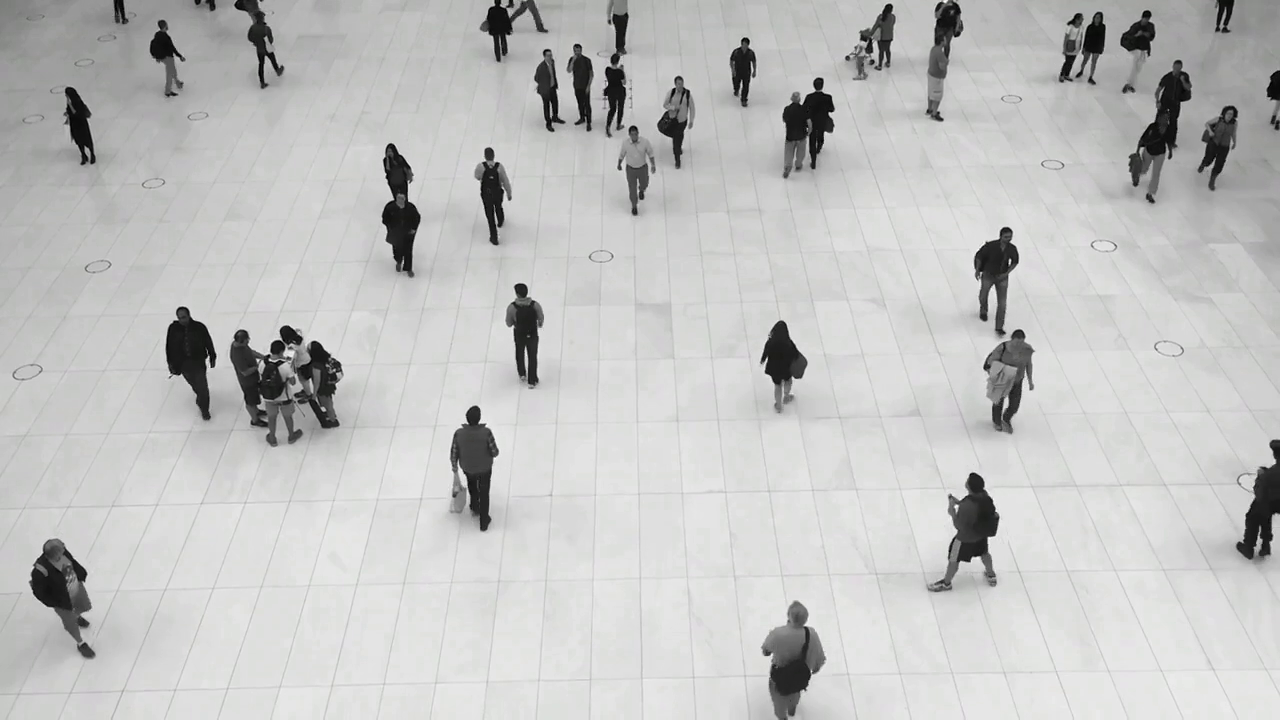
#> input picture frame 7 of walk.mp4, 1280 x 720 px
$ python optical_flow.py
#> lines starting #> are read from the running program, lines starting #| are printed output that depends on the picture
#> further down, frame1 is the input picture: shape (720, 1280, 3); mean B, G, R 193.2, 193.9, 193.6
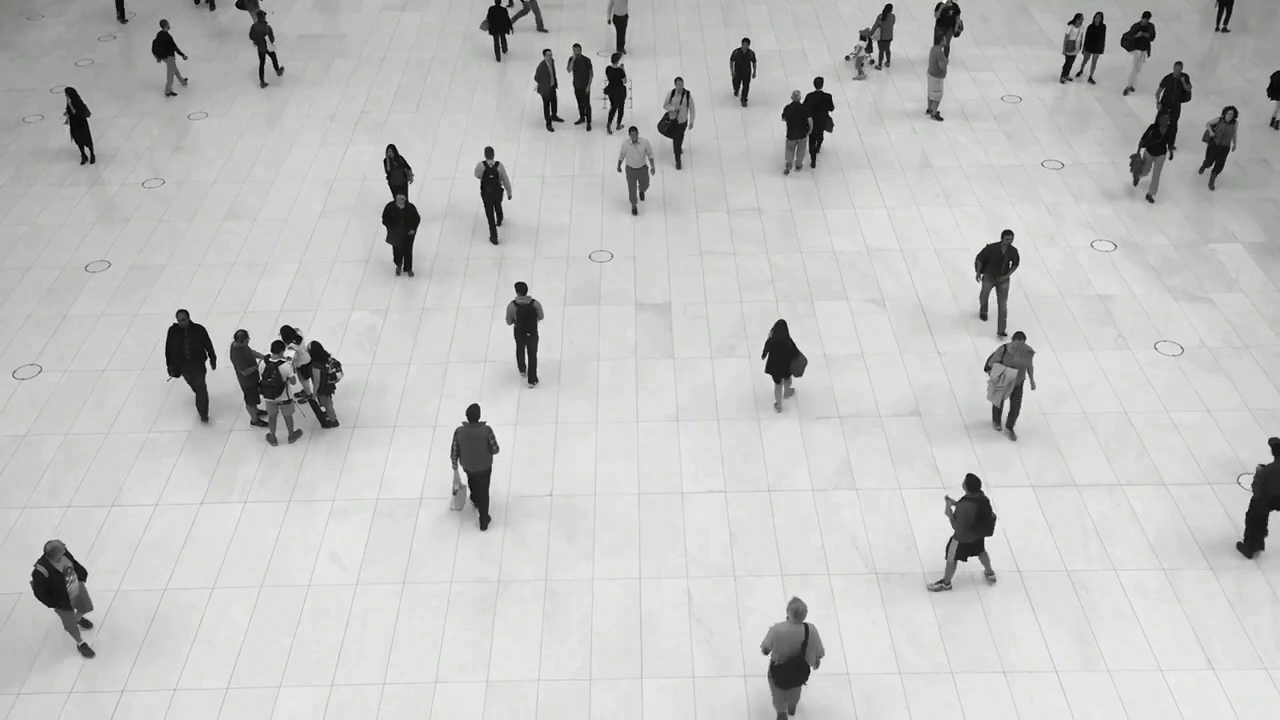
#> input picture frame 8 of walk.mp4, 1280 x 720 px
#> further down, frame2 is the input picture: shape (720, 1280, 3); mean B, G, R 193, 193.7, 193.3
import numpy as np
import cv2 as cv


class OpticalFlow:
    def convert_frame_to_gray(self, frame):
        """converts frame from RGB to GRAY color"""
        return cv.cvtColor(frame, cv.COLOR_BGR2GRAY)

    def calculate_flow(self, frame_prev, frame_next):
        """calculates optical flow based on two RGB frames"""
        frame_prev = self.convert_frame_to_gray(frame_prev)
        frame_next = self.convert_frame_to_gray(frame_next)
        return cv.calcOpticalFlowFarneback(frame_prev, frame_next, None, 0.5, 3, 15, 3, 5, 1.2, 0)

    def map_flow(self, flow):
        """maps flow on rgb frame with shape as input frames"""
        mag, ang = cv.cartToPolar(flow[..., 0], flow[..., 1])
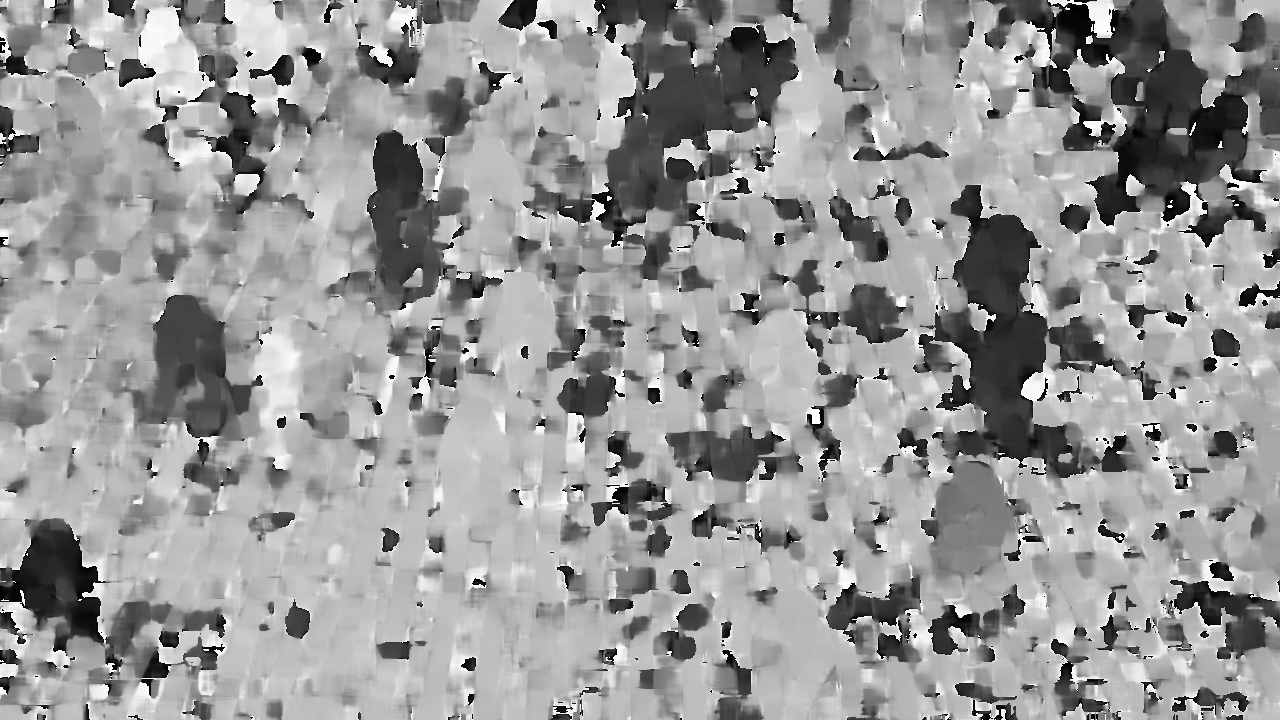
#> ang: shape (720, 1280) float32; min 1.68e-05, max 6.28, mean 3.75; drawn with min black and max white
        hsv = np.zeros(shape=(*ang.shape, 3), dtype=np.uint8)
        hsv[..., 0] = ang*180/np.pi/2
        hsv[..., 1] = 255
        hsv[..., 2] = cv.normalize(mag, None, 0, 255, cv.NORM_MINMAX)
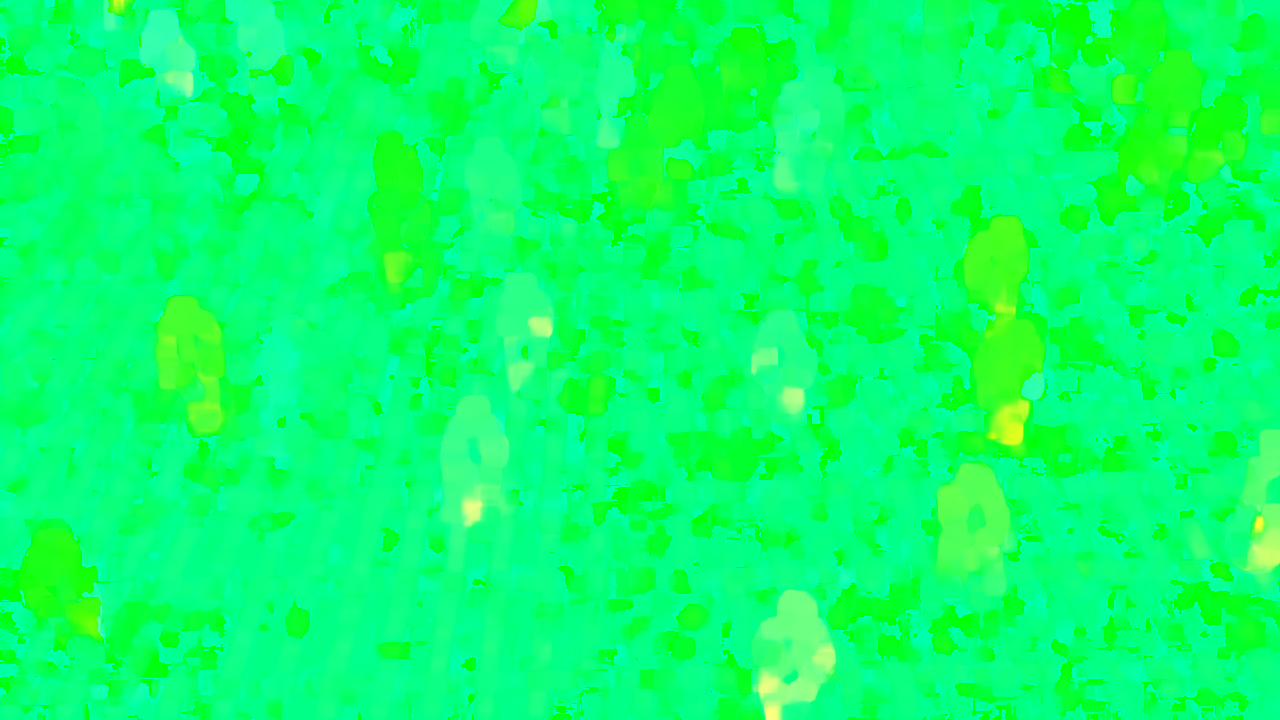
#> hsv: shape (720, 1280, 3); mean of channels 0, 1, 2 107, 255, 10.1; drawn as B, G, R
        bgr = cv.cvtColor(hsv, cv.COLOR_HSV2BGR)
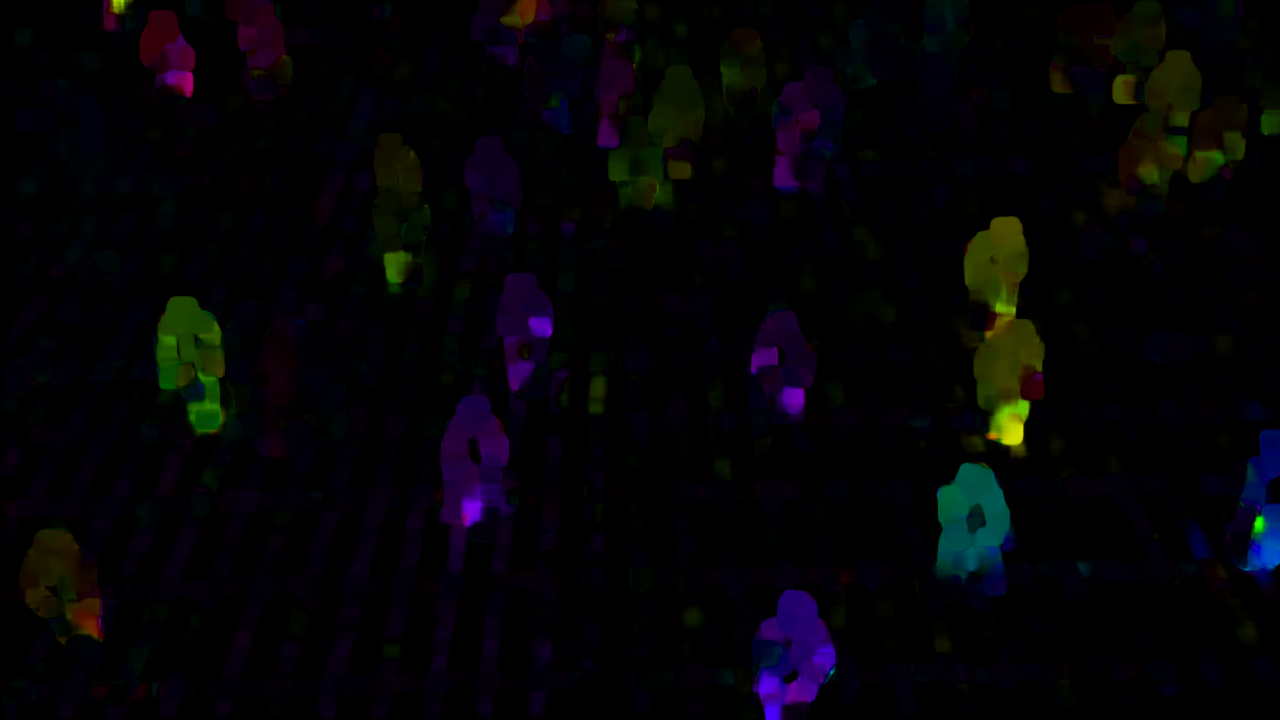
#> bgr: shape (720, 1280, 3); mean B, G, R 6.6, 3.8, 4.5
        return bgr


if __name__ == '__main__':
    cap = cv.VideoCapture(cv.samples.findFile("./walk.mp4"))

    of = OpticalFlow()
    ret, frame1 = cap.read()

    while True:
        ret, frame2 = cap.read()
        flow = of.calculate_flow(frame1, frame2)
        flow_map = of.map_flow(flow)
        cv.imshow('frame2', flow_map)
        k = cv.waitKey(30) & 0xff
#> (key Esc is pressed here)
        frame1 = frame2

$ run again, starting later in the video
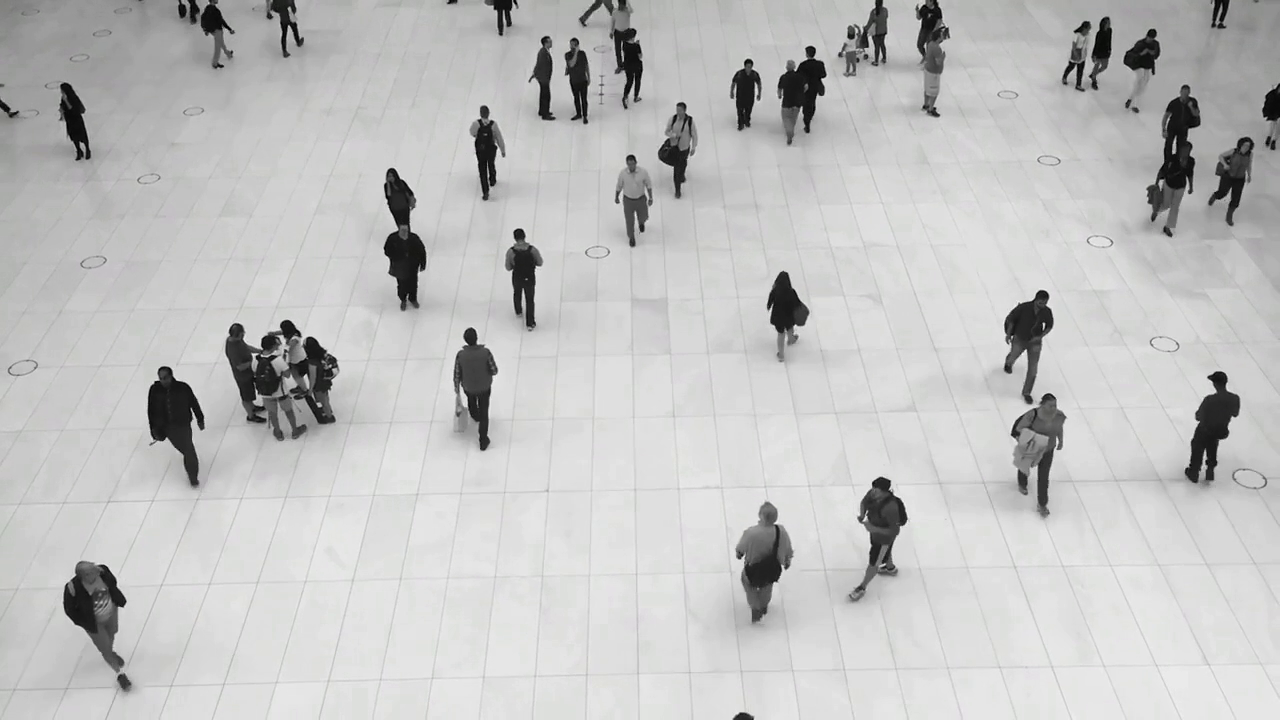
#> input picture frame 34 of walk.mp4, 1280 x 720 px
#> frame1 is the input picture: shape (720, 1280, 3); mean B, G, R 192.9, 193.3, 193.1
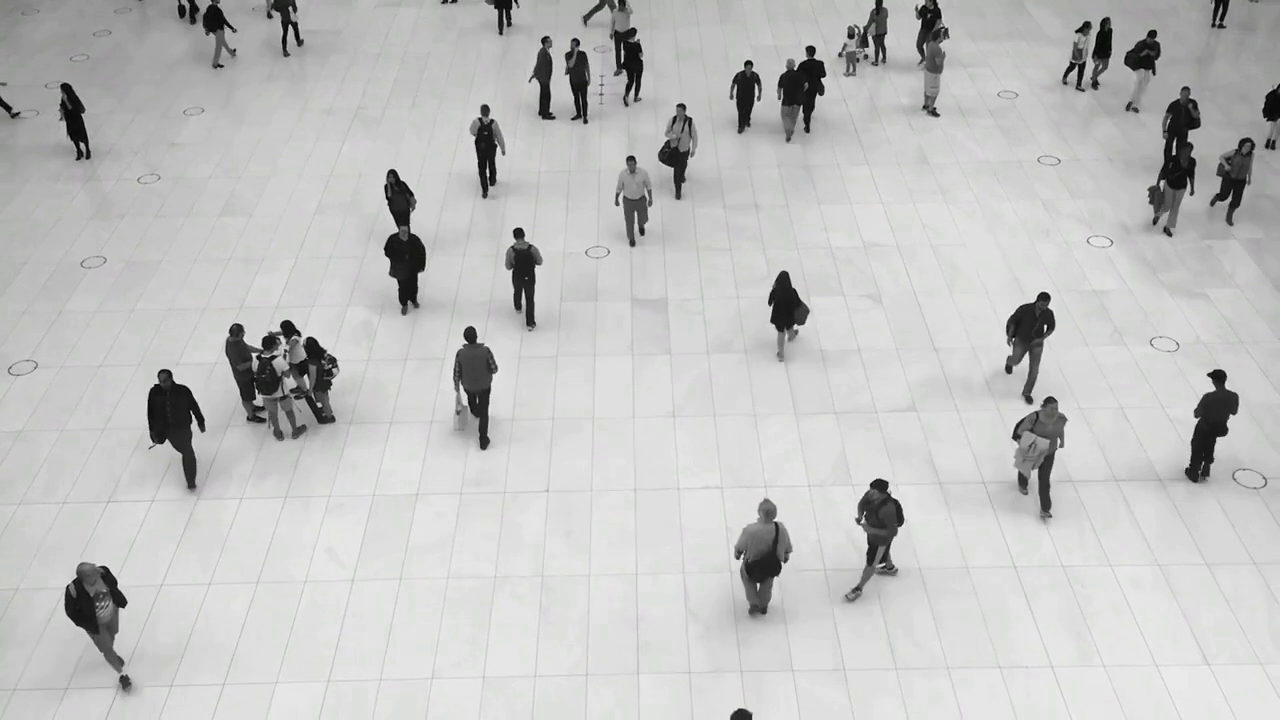
#> input picture frame 35 of walk.mp4, 1280 x 720 px
#> frame2 is the input picture: shape (720, 1280, 3); mean B, G, R 192.9, 193.3, 193.1
#> in map_flow, `bgr = cv.cvtColor(hsv, cv.COLOR_HSV2BGR)`:
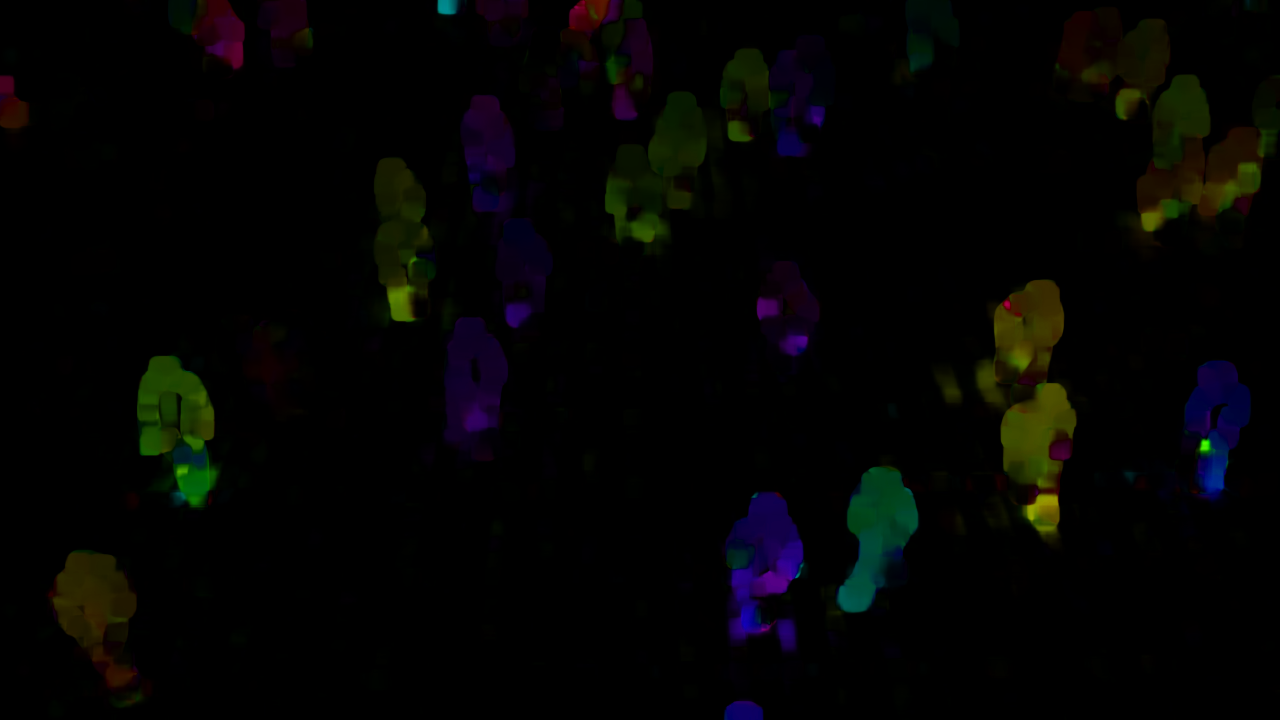
#> bgr: shape (720, 1280, 3); mean B, G, R 3, 4, 3.9
